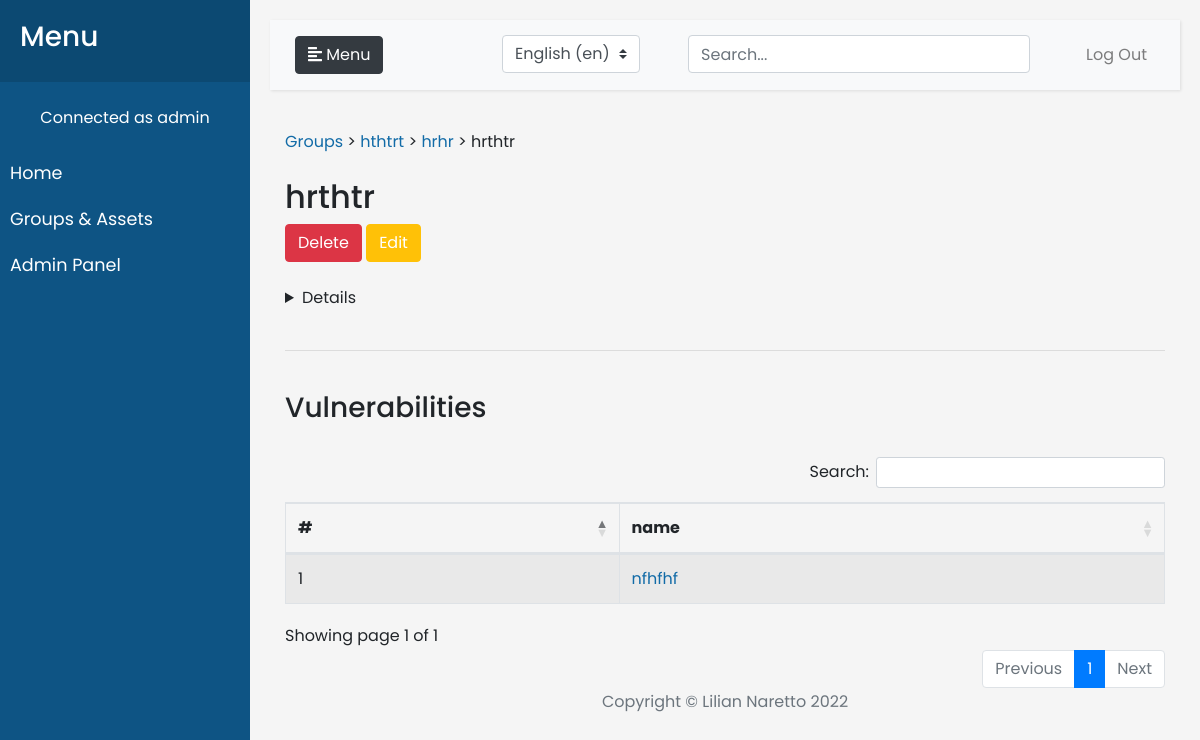
/groups/hthtrt/hrhr-hthtrt/hrthtr-ggd-hrhr/ (signed in), run on the app's committed database.
### Main/models.py (models this page shows, shortened)
class TimeStampMixin(models.Model):
    created_at = models.DateTimeField(auto_now_add=True)
    updated_at = models.DateTimeField(auto_now=True)
    class Meta:
        abstract = True

class Software(TimeStampMixin):
    name = models.CharField(max_length=100,verbose_name=_('Name'))
    description = models.TextField(verbose_name=_('Description'))
    version = models.CharField(max_length=100,verbose_name=_('Version'))
    cpe = models.ForeignKey('CPE', blank=True, null=True, on_delete=models.SET_NULL, verbose_name=_('CPE'))
    asset = models.ForeignKey('Asset', on_delete=models.CASCADE,verbose_name=_('Asset'), related_name='+')
    slug = AutoSlugField(_('Slug'), unique=True, max_length=100, populate_from=('name','version','asset'))
    def __str__(self):
        return self.name
    def getvulnerabilities(self):
        return self.cpe.vulnerabilities.all()

class Asset(TimeStampMixin):
    name = models.CharField(max_length=100, verbose_name=_('Name'))
    group = models.ForeignKey('Group', on_delete=models.CASCADE,verbose_name=_('Group'), related_name='+')
    description = models.TextField(verbose_name=_('Description'))
    softwares = models.ManyToManyField(Software, blank=True, verbose_name=_('Softwares'), related_name='+')
    slug = AutoSlugField(_('Slug'), unique=True, max_length=100, populate_from=('name','group'))
    def __str__(self):
        return self.name

class Group(TimeStampMixin):
    extension = models.ForeignKey('Extension', on_delete=models.CASCADE,verbose_name=_('Extension'), related_name='+')
    name = models.CharField(max_length=100, verbose_name=_('Name'))
    description = models.TextField(verbose_name=_('Description'))
    assets = models.ManyToManyField(Asset, blank=True, verbose_name=_('Assets'), related_name='+')
    slug = AutoSlugField(_('Slug'), unique=True, max_length=100, populate_from=('name'))
    def __str__(self):
        return self.name

class Vulnerability(TimeStampMixin):
    name = models.CharField(max_length=100,verbose_name=_('Name'))
    description = models.TextField(verbose_name=_('Description'))
    cpe = models.ForeignKey('CPE', on_delete=models.CASCADE,verbose_name=_('CPE'), related_name='+')
    slug = AutoSlugField(_('Slug'), unique=True, max_length=100, populate_from=('name','cpe'))
    def __str__(self):
        return self.name

### Main/views.py (the view, shortened to what this page needs)
# urls.py: path('groups/<str:groupslug>/<str:assetslug>/<str:softwareslug>/', views.SoftwareProfile.as_view(),name="softwareprofile"),
class SoftwareProfile(LoginRequiredMixin, View):
    template_name='SoftwareProfile.html'
    def get(self, request, groupslug, assetslug, softwareslug):
        group = Group.objects.get(slug=groupslug)
        if group in request.user.extension.groups.all():
            software = Software.objects.get(slug=softwareslug)
            softwareform = SoftwareForm(instance=software,group=group)
            data = {'available_languages': ['en', 'fr'], 'softwareform': softwareform, 'software': software}
            return render(request, self.template_name, data)
        else:
            return HttpResponseRedirect(request.path_info)

### Main/forms.py
class SoftwareForm(forms.ModelForm):
    class Meta:
        model = Software
        fields = ['name','description','version','asset','cpe']
        widgets = {'description': forms.TextInput(attrs={'size': 20})}
    def __init__(self,*args,**kwargs):
        group = kwargs.pop('group', None)
        super(SoftwareForm,self).__init__(*args,**kwargs)
        if group :
            self.fields['asset'].queryset = group.assets.all()
        else :
            self.fields.pop("asset")

### Main/models.py (called while the page is built)
    def __str__(self):
        return self.name

### templates/SoftwareProfile.html (shortened to what this page needs)
{% extends "Base.html" %}
{% load i18n %}
{% load crispy_forms_tags %}
{% block content %}
<a class ="link" href="{% url 'groups' %}">Groups</a> > <a class ="link" href="{% url 'groupprofile' groupslug=software.asset.group.slug %}">{{software.asset.group}}</a> > <a class ="link" href="{% url 'assetprofile' groupslug=software.asset.group.slug assetslug=software.asset.slug %}">{{software.asset}}</a> > {{software}}
<br>
<br>
<h2>{{software}}</h2>
<form method="POST" >
    <button type="submit" class="btn btn-danger" name="deletesoftware" onclick="return confirm('{% trans "Are you sure?" %}')">{% trans "Delete" %}</button>
    <button type="button" class="btn btn-warning" style="color:white" data-toggle="modal" data-target="#softwaremodal">{% trans "Edit" %}</button>
</form>
<br>
<details>
    <summary>{% trans "Details" %}</summary>
    {% trans "Description" %} : {{software.description}}<br>
</details>
<br>
<hr>
<br>
<h3>{% trans "Vulnerabilities" %}</h3>
<br>
<form method="POST" >
<table class="table display table-striped table-bordered">
    <thead>
        <tr>
        {% if request.user.is_staff %}
        <th scope="col">#</th>
        {% endif %}
        <th scope="col">{% trans "name" %}</th>
        </tr>
    </thead>
    <tbody>
        {% for vulnerability in software.getvulnerabilities %}
        <tr>
        {% if request.user.is_staff %}
        <td>{{software.pk}}</td>
        {% endif %}
        <td class="link"><a href="">{{vulnerability}}</a></td>
        </tr>
        {% endfor %}
    </tbody>
    </table>
</form>
{% endblock %}

### templates/Base.html (shortened to what this page needs)
{% load static %}
{% load i18n %}
<!DOCTYPE html>
<html lang="en">
    <head>
        <link rel="stylesheet" href="https://cdn.jsdelivr.net/npm/bootstrap@4.5.3/dist/css/bootstrap.min.css">
        <link rel="stylesheet" href="https://cdn.datatables.net/1.10.25/css/dataTables.bootstrap4.min.css">
        <link rel="stylesheet" href="https://cdn.datatables.net/buttons/1.7.1/css/buttons.dataTables.min.css">
        <link rel="stylesheet" type="text/css" href="{% static 'css/style.css' %}">
    </head>
    <body>
        <div class="wrapper">
            <nav id="sidebar" aria-label="navigation">
                <div class="sidebar-header">
                    <h3>{% trans "Menu" %}</h3>
                </div>
                <br>
                <div style="text-align: center;" >{% trans "Connected as" %} {{request.user}}</div>
                <ul class="list-unstyled components">
                    <li {% if homenav %} class="active" {%endif%}>
                        <a href="{% url 'home'%}">{% trans "Home" %}</a>
                    </li>
                    <li {% if groupnav %} class="active" {%endif%}>
                        <a href="{% url 'groups'%}">{% trans "Groups & Assets" %}</a>
                    </li>
                    {% if request.user.is_staff %}
                    <li {% if adminnav %} class="active" {%endif%}>
                        <a href="{% url 'adminpanel'%}">{% trans "Admin Panel" %}</a>
                    </li>
                    {% endif %}
                </ul>
            </nav>
            <div id="content">
                <nav class="navbar navbar-expand-lg navbar-light bg-light">
                    <div class="container-fluid">
                        <button type="button" id="sidebarCollapse" class="btn btn-dark">
                            <em class="fas fa-align-left"></em>
                            <span>{% trans "Menu" %}</span>
                        </button>
                        <div class="collapse navbar-collapse justify-content-end" id="navbarSupportedContent">
                            <ul class="nav navbar-nav ml-auto">
                                <li class="nav-item">
                                    <form action="{% url 'set_language' %}" method="post">{% csrf_token %}
                                        <select class="browser-default custom-select" id="changecountry" name="language" onchange="this.form.submit()">
                                            {% get_current_language as LANGUAGE_CODE %}
                                            {% get_language_info_list for available_languages as languages %}
                                            {% for language in languages %}
                                            <option value="{{ language.code }}"{% if language.code == LANGUAGE_CODE %} selected="selected"{% endif %}>
                                                {{ language.name_local }} ({{ language.code }})
                                            </option>
                                            {% endfor %}
                                        </select>
                                    </form>
                                </li>
                                <li class="nav-item">
                                    <form action="{% url 'search' %}" method="POST">
                                        <input type="search" name="search" class="form-control" placeholder="{% trans "Search..." %}">
                                    </form>
                                </li>
                                <li class="nav-item">
                                    <a class="nav-link" href="{% url 'logout' %}">{% trans "Log Out" %}</a>
                                </li>
                            </ul>
                        </div>
                    </div>
                </nav>
                <div class="container-fluid">
                    {% block content%}
                    {% endblock %}
                </div>
                <footer class="footer text-center">
                    <div class="container">
                        <span class="text-muted">Copyright &copy; Lilian Naretto 2022</span>
                    </div>
                </footer>
            </div>
        </div>
    </body>
</html>

### static/css/style.css (style rules this page uses)
html { scroll-behavior:smooth; }
body { font-family: 'Poppins', sans-serif; background: #f5f5f5; }
a, a:hover, a:focus { color: inherit; text-decoration: none; transition: all 0.3s; }
.navbar { padding: 15px 10px; background: #fff; border: none; border-radius: 0; margin-bottom: 40px; box-shadow: 1px 1px 3px rgba(0, 0, 0, 0.1); }
.wrapper { display: flex; width: 100%; align-items: stretch; }
#sidebar { min-width: 250px; max-width: 250px; background: #0E5484; color: #fff; transition: all 0.3s; }
#sidebar .sidebar-header { padding: 20px; background: #0c4972; }
#sidebar ul.components { padding: 20px 0; }
#sidebar ul li a { padding: 10px; font-size: 1.1em; display: block; }
#content { width: 100%; padding: 20px; min-height: 100vh; transition: all 0.3s; }
@media (min-width: 992px) { #navbarSupportedContent .nav-item { margin-left: 3rem; } }
.link { color:#126ba7; }

### data on the page
Software: asset.group "hthtrt", asset "hrhr", name "hrthtr", pk "1"
Vulnerability: name "nfhfhf"

### other printed values
{{ request.user }} "admin"
form field language "English (en)"
